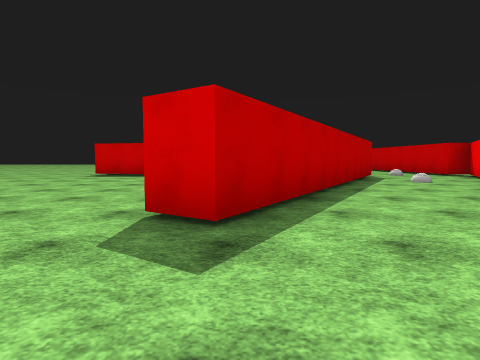
[1] (above)

21 first-person views from a walk through a scene from a Unity 3-D project. The camera is 1.2 m above the floor, tilts 4° down and sees 80° across. Doors are open. The floor is counted in squares, 2 m on a side. Each view is taken from the middle of a square. On the plan, view 1 faces up. The plan holds only what a view shows up to about 9 squares ahead; the rest is blank. The place goes on beyond the plan. The player is left out. Surface patterns are stand-ins for the level's own textures.

[2]
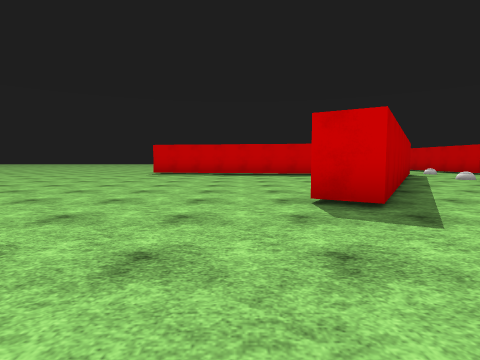

[3]
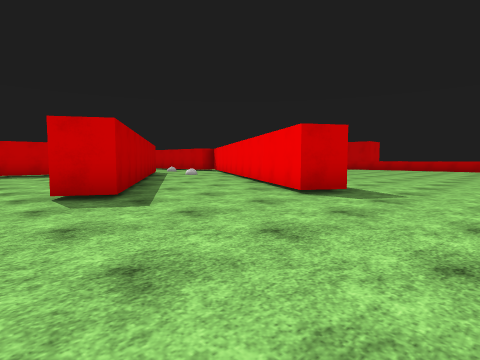

[4]
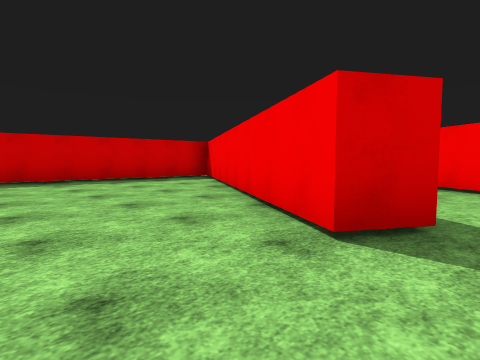

[5]
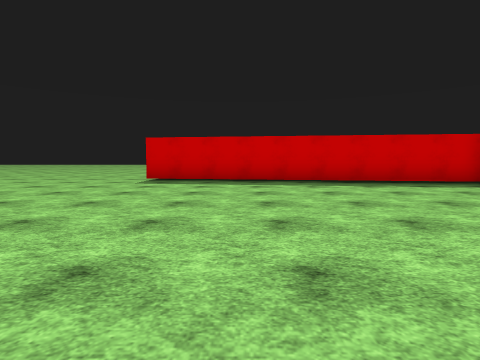

[6]
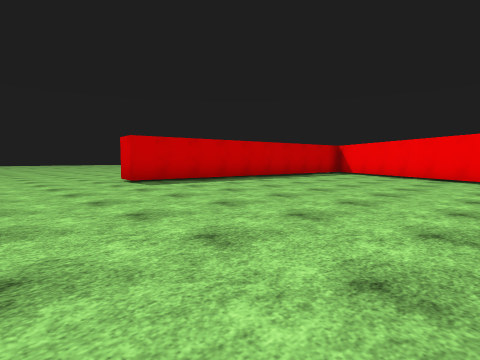

[7]
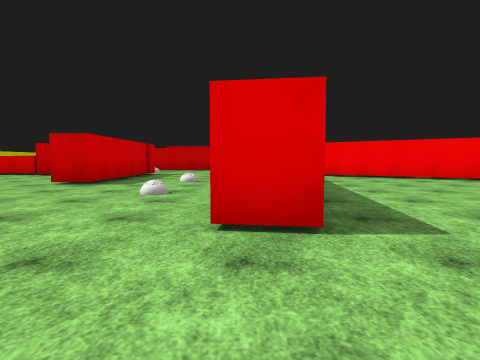

[8]
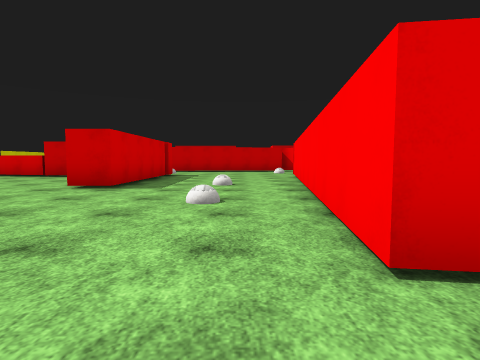

[9]
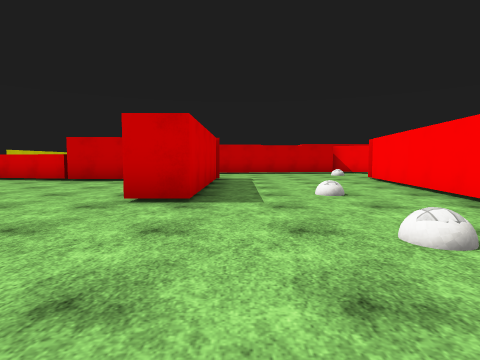

[10]
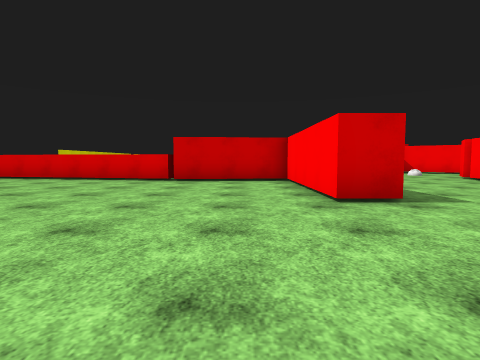

[11]
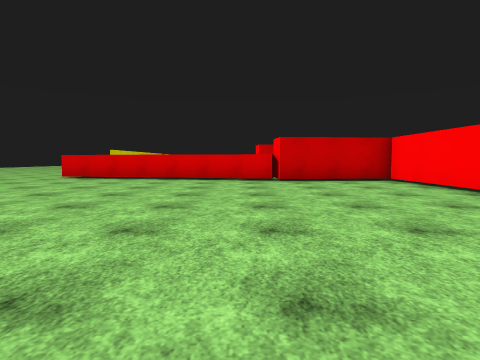

[12]
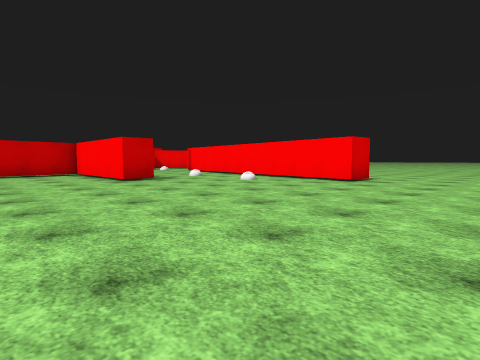

[13]
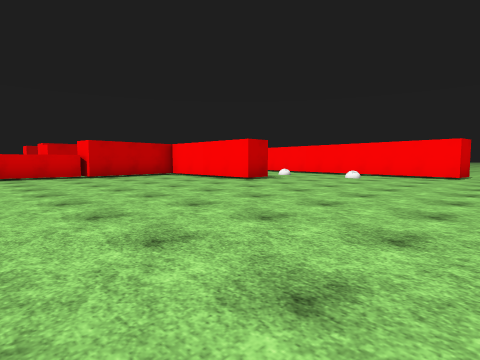

[14]
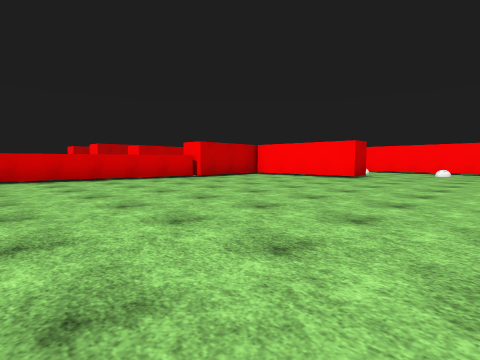

[15]
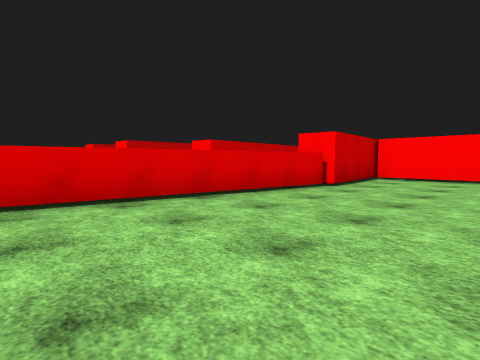

[16]
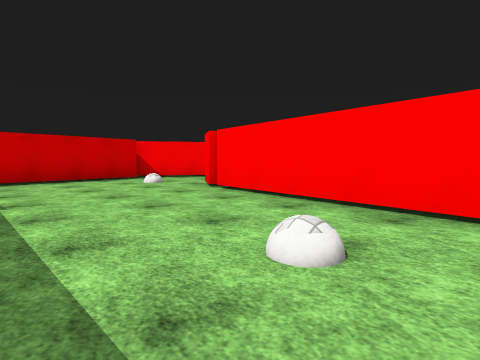

[17]
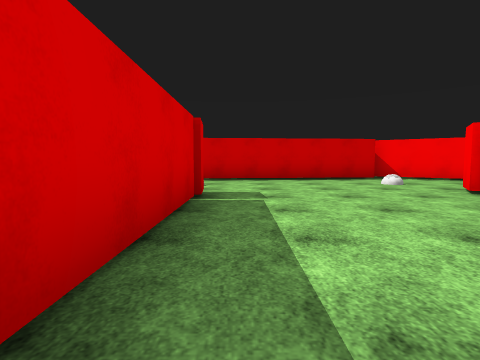

[18]
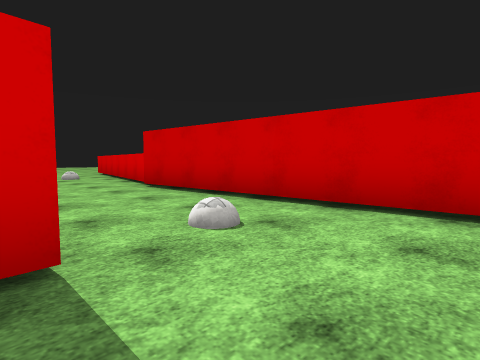

[19]
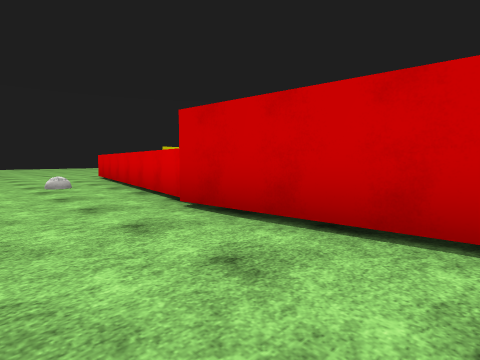

[20]
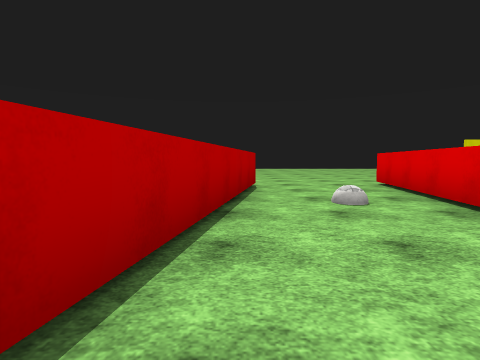

[21]
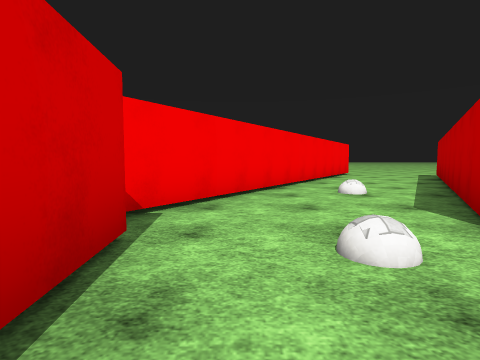

### Floor plan
Points are (right, up) in squares from view 1. A wall is a line through its corners. A room is listed if a view was taken in it or the views show most of it. See-through windows are left out.
Room 1 (views 1, 2, 3, 4, 5, 6, 7, 8, 9, 10, 11, 12, 13, 14, 15, 16, 17, 18, 19, 20, 21)
walls: (3, 10.1) (-5.7, 11.3) (-5.6, 12.2) (3.8, 11); (4, 11) (4.8, 10.5) (-0.2, 2.5) (-1, 3) (2.8, 9); (4.4, 15.7) (-1, 15.7) (-1, 16.6) (3.4, 16.6) (3.1, 19.9) (4, 19.9) (3.3, 20.1) (4.2, 25.7); (7.9, 10.8) (7.1, 20.3); (7.3, 20.5) (8.3, 26.5); (3.2, 0.4) (2.4, 0.9) (8.2, 10.1); (5.3, 26.5) (4.3, 20.7)
ways out: opening at (2.3, -1)

Where each view was taken, in squares from view 1:
view 1: 0 up, 0 right, facing up
view 2: 1 down, 2 left, facing up
view 3: 2 down, 2 left, facing up-right
view 4: 2 up, 3 left, facing up-right
view 5: 3 up, 3 left, facing up
view 6: 4 up, 9 left, facing up-right
view 7: 12 up, 8 left, facing right
view 8: 13 up, 7 left, facing right
view 9: 15 up, 5 left, facing right
view 10: 18 up, 5 left, facing right
view 11: 21 up, 5 left, facing right
view 12: 20 up, 9 left, facing down-right
view 13: 23 up, 7 left, facing down-right
view 14: 26 up, 5 left, facing down-right
view 15: 26 up, 0 right, facing down-right
view 16: 15 up, 1 left, facing down-right
view 17: 15 up, 1 left, facing right
view 18: 14 up, 4 right, facing up-right
view 19: 17 up, 5 right, facing up-right
view 20: 20 up, 5 right, facing up
view 21: 13 up, 7 right, facing down
